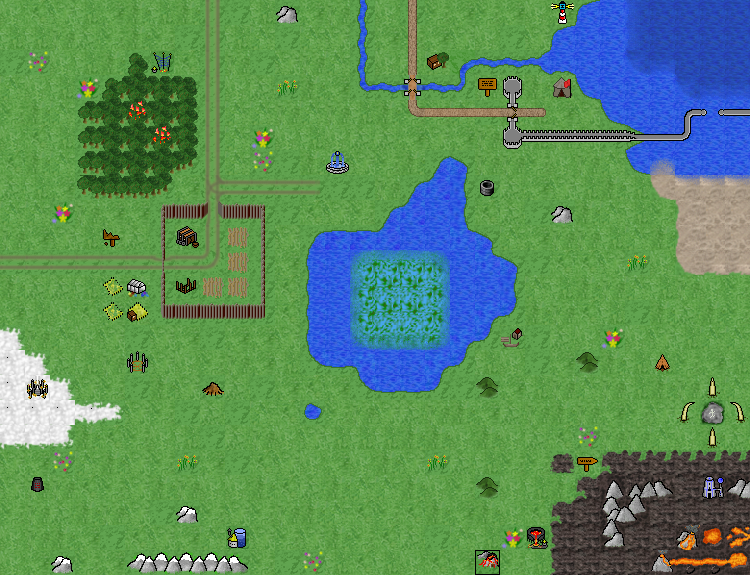

Below is a game level as drawn by its tile map, then a one-line description and the .tmx file that defines it, in full:
An orthogonal 30x23 tile map with 25x25 px tiles, 2 tile layers (ground, buildings).

<map version="1.0" orientation="orthogonal" width="30" height="23" tilewidth="25" tileheight="25">
 <tileset firstgid="1" name="map" tilewidth="25" tileheight="25">
  <image source="_MAP.png" width="1024" height="1024" />
 </tileset>
 <layer name="ground" width="30" height="23">
  <data encoding="csv">
350,348,345,346,347,344,346,344,344,343,346,343,347,351,804,350,343,349,347,349,347,350,347,956,919,944,953,953,953,953,
346,346,351,353,349,344,349,343,353,346,352,343,352,345,804,347,349,347,345,350,343,345,956,919,919,944,953,953,953,953,
343,347,350,346,344,1215,345,348,347,351,343,345,351,352,804,350,353,352,811,817,817,815,949,919,919,940,948,953,953,953,
352,350,346,344,1218,1214,1194,1193,352,350,353,346,344,347,803,817,817,817,806,351,351,344,344,941,919,919,919,940,948,948,
349,344,352,1180,1214,1214,1214,1211,348,352,352,351,352,351,346,344,349,349,352,343,344,346,347,345,941,919,919,919,919,919,
350,348,346,1180,1214,1214,1214,1211,343,352,349,350,346,350,353,353,347,345,347,351,350,346,351,345,343,945,919,919,919,919,
348,344,352,1180,1214,1214,1214,1208,347,352,344,343,344,347,345,349,344,922,925,351,351,349,350,351,352,941,1353,919,919,919,
353,346,347,1202,1209,1209,1208,347,344,344,350,343,349,343,343,351,922,921,923,343,353,347,345,346,344,346,1337,1363,1363,1363,
352,352,344,351,347,347,353,348,351,346,353,343,348,345,349,922,921,919,923,348,353,343,351,344,352,346,349,1343,1351,1351,
351,347,345,346,349,353,350,346,344,343,353,345,922,920,920,921,919,919,924,925,352,347,351,351,346,352,344,1343,1351,1351,
350,346,347,346,347,351,349,350,351,344,343,347,913,919,1082,1089,1089,1087,919,924,925,343,348,348,345,351,350,1337,1347,1347,
344,353,353,346,349,344,352,344,348,352,344,348,913,919,1069,1077,1077,1075,919,919,923,352,346,344,351,352,346,351,350,349,
347,346,350,348,347,349,345,352,353,350,351,348,913,919,1069,1077,1077,1075,919,917,918,344,351,348,346,343,344,353,344,349,
909,351,352,350,345,343,345,347,343,347,347,345,913,919,1065,1074,1074,1071,917,918,344,343,353,350,347,350,345,346,352,352,
904,909,353,346,351,348,345,350,349,351,347,346,916,914,915,919,919,917,918,346,350,343,347,344,344,346,346,349,347,346,
904,904,909,345,349,343,344,345,349,353,343,347,348,347,916,914,914,918,343,343,347,346,351,352,351,346,344,351,353,352,
904,904,904,908,907,345,349,343,353,343,352,348,935,349,351,345,353,351,344,347,353,351,344,351,347,349,345,353,346,350,
902,902,901,344,348,349,350,346,343,353,351,350,345,346,346,346,344,344,350,344,350,353,348,343,351,351,352,350,344,353,
345,347,350,352,344,345,349,349,347,343,348,345,350,347,350,344,345,346,353,346,349,349,134,345,145,149,149,149,149,149,
345,351,351,348,349,345,344,351,350,350,344,348,353,344,352,352,344,350,349,350,350,346,344,145,49,50,51,143,143,40,
349,351,353,344,351,345,343,15,349,345,349,351,344,352,348,349,348,344,347,344,350,348,145,143,44,45,143,143,143,143,
350,351,344,347,343,348,345,347,352,353,345,349,345,344,349,348,353,343,352,346,343,347,139,143,41,143,143,524,527,528,
350,347,15,349,347,17,58,58,58,56,349,343,81,346,348,346,350,348,347,162,349,346,139,143,143,143,481,564,564,561
</data>
 </layer>
 <layer name="buildings" width="30" height="23">
  <data encoding="csv">
0,0,0,0,0,0,0,0,728,0,0,16,0,0,0,0,688,0,0,0,0,0,577,0,0,0,0,0,0,0,
0,0,0,0,0,0,0,0,728,0,0,0,0,0,0,0,688,0,0,0,0,0,0,0,0,0,0,0,0,0,
0,81,0,0,0,0,190,0,728,0,0,0,0,0,0,0,688,381,0,0,0,0,0,0,0,0,0,0,0,0,
0,0,0,80,0,0,0,0,728,0,0,82,0,0,0,0,215,0,0,883,1168,0,416,0,0,0,0,0,0,0,
0,0,0,0,0,194,0,0,728,0,0,0,0,0,0,0,686,706,706,706,1138,704,0,0,0,0,0,610,608,616,
0,0,0,0,0,0,195,0,728,0,80,0,0,0,0,0,0,0,0,0,1154,1254,1254,1254,1254,612,616,604,0,0,
0,0,0,0,0,0,0,0,728,0,81,0,0,104,0,0,0,0,0,0,0,0,0,0,0,0,0,0,0,0,
0,0,0,0,0,0,0,0,732,765,765,765,761,0,0,0,0,0,0,97,0,0,0,0,0,0,0,0,0,0,
0,0,80,0,0,0,1303,1311,247,1311,1315,0,0,0,0,0,0,0,0,0,0,0,16,0,0,0,0,0,0,0,
0,0,0,0,887,0,1275,1326,728,117,1275,0,0,0,0,0,0,0,0,0,0,0,0,0,0,0,0,0,0,0,
765,765,765,765,765,765,251,765,737,117,1275,0,0,0,0,0,0,0,0,0,0,0,0,0,0,82,0,0,0,0,
0,0,0,0,193,198,1275,112,117,117,1275,0,0,0,0,0,0,0,0,0,0,0,0,0,0,0,0,0,0,0,
0,0,0,0,192,188,1271,1311,1311,1311,1284,0,0,0,0,0,0,0,0,0,0,0,0,0,0,0,0,0,0,0,
0,0,0,0,0,0,0,0,0,0,0,0,0,0,0,0,0,0,0,0,878,0,0,0,80,0,0,0,0,0,
0,0,0,0,0,333,0,0,0,0,0,0,0,0,0,0,0,0,0,0,0,0,0,424,0,0,428,0,0,0,
0,1114,0,0,0,0,0,0,110,0,0,0,0,0,0,0,0,0,0,424,0,0,0,0,0,0,0,0,434,0,
0,0,0,0,0,0,0,0,0,0,0,0,0,0,0,0,0,0,0,0,0,0,0,0,0,0,0,436,475,433,
0,0,0,0,0,0,0,0,0,0,0,0,0,0,0,0,0,0,0,0,0,0,0,81,0,0,0,0,435,0,
0,0,81,0,0,0,0,82,0,0,0,0,0,0,0,0,0,82,0,0,0,0,0,881,0,0,0,0,0,0,
0,619,0,0,0,0,0,0,0,0,0,0,0,0,0,0,0,0,0,424,0,0,0,0,0,0,0,0,582,0,
0,0,0,0,0,0,0,0,0,0,0,0,0,0,0,0,0,0,0,0,0,0,0,0,0,0,0,0,0,0,
0,0,0,0,0,0,0,0,0,437,0,0,0,0,0,0,0,0,0,0,80,157,0,0,0,0,0,0,0,0,
0,0,0,0,0,0,0,0,0,0,0,0,0,0,0,0,0,0,0,0,0,0,0,0,0,0,0,0,0,0
</data>
 </layer>
</map>
